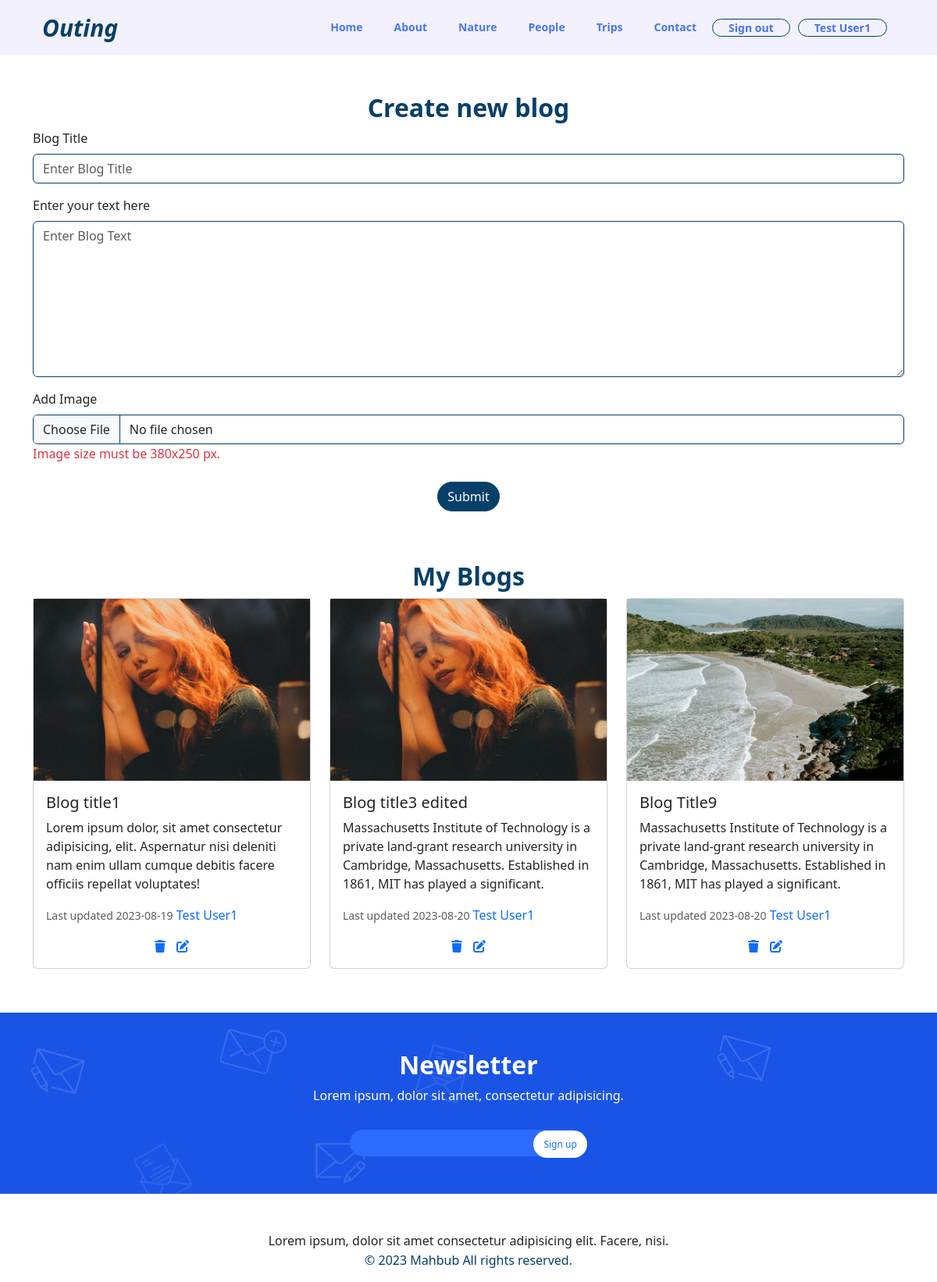
The page /user.php (signed in) on the database its author committed.
### tables this page shows
CREATE TABLE `blogs` (
  `id` int(50) NOT NULL,
  `username` varchar(255) NOT NULL,
  `curDate` date NOT NULL,
  `blgTitle` varchar(255) NOT NULL,
  `blgText` varchar(255) NOT NULL,
  `blgImg` varchar(255) NOT NULL
);

### user.php (the view, shortened to what this page needs)
<?php
include("dataconfig.php");
$username=isset($_SESSION['username'])?$_SESSION['username']:"";
$selectBlogs = "SELECT * FROM blogs";
$connection -> query($selectBlogs);
$resultBlogs = $connection -> query($selectBlogs);
?>
<!doctype html>
<html lang="en">
<head>
  <link rel="stylesheet" href="css/user.css">
  <link href="https://cdn.jsdelivr.net/npm/bootstrap@5.3.1/dist/css/bootstrap.min.css" rel="stylesheet"
>
  <link rel="stylesheet" href="https://cdnjs.cloudflare.com/ajax/libs/font-awesome/6.4.2/css/all.min.css"
 />
</head>
<body>
  <header>
    <div class="container">
      <nav class="navbar navbar-expand-lg static-top">
        <div class="container">
          <a class="navbar-brand logo" href="index.php">
            Outing
          </a>
          <div class="collapse navbar-collapse menu" id="navbarSupportedContent">
            <ul class="navbar-nav ms-auto">
              <li class="nav-item">
                <a class="nav-link active" aria-current="page" href="index.php">Home</a>
              </li>
              <li class="nav-item">
                <a class="nav-link" href="#">About</a>
              </li>
              <li class="nav-item">
                <a class="nav-link" href="#">Nature</a>
              </li>
              <li class="nav-item">
                <a class="nav-link" href="#">People</a>
              </li>
              <li class="nav-item">
                <a class="nav-link" href="#">Trips</a>
              </li>
              <li class="nav-item">
                <a class="nav-link" href="#">Contact</a>
              </li>
              <li class="nav-item r_g_btn">
                <a class="nav-link " href="signout.php">Sign out</a>
              </li>
              <li class="nav-item r_g_btn">
                <a class="nav-link" href="#"><?php echo $username; ?></a>
              </li>
            </ul>
          </div>
        </div>
      </nav>
    </div>
  </header>
  <section class="container">
    <div class="row mt-5 mb-5">
      <div class="col-md-12 text-center">
        <h2 class="cardH2">Create new blog</h2>
      </div>
      <div class="col-md-12 newBlog">
       <form action="user.php" method="POST" enctype="multipart/form-data">
        <div class="mb-3">
          <label for="blgTitle" class="form-label">Blog Title</label>
          <input class="form-control" name="blgTitle" id="blgTitle" placeholder="Enter Blog Title" required></input>
        </div>
        <div class="mb-3">
          <label for="blgText" class="form-label">Enter your text here</label>
          <textarea class="form-control" name="blgText" id="blgText" placeholder="Enter Blog Text" maxlength="150" required></textarea>
        </div>
        <div class="mb-3">
          <label for="img" class="form-label">Add Image</label>
          <input type="file" class="form-control" id="img" name="blgImg" aria-label="file example" accept="image/*" required>
          <label for="img" class="form-label text-danger">Image size must be 380x250 px.</label>
        </div>
        <div class="mb-3 text-center">
          <button name="uploadBlog" class="btn" type="submit">Submit</button>
        </div>
      </form>
    </div>
  </div>
</section>
<section class="container">
  <div class="row mt-5 mb-5">
    <div class="col-md-12 text-center">
      <h2 class="cardH2">My Blogs</h2>
    </div>
    <?php while ($blog = $resultBlogs -> fetch_assoc()) {?>
      <?php if ($username == $blog['username']) {?>
     <div class="col-md-4 col-12 mb-2">
      <div class="card">
        <img src="images/<?php echo $blog['blgImg'] ?>" class="img-fluid" alt="...">
        <div class="card-body">
          <h5 class="card-title"><?php echo $blog['blgTitle'] ?></h5>
          <p class="card-text"><?php echo $blog['blgText'] ?></p>
          <p class="card-text">
            <small class="text-muted">Last updated <?php echo $blog['curDate'] ?></small>
            <span class="text-primary"><?php echo $blog['username']?></span>
          </p>
          <div class="text-center">
            <a onclick="return comfirm('Are you sure?')" class="delButton" title="Delete" href="user.php?del_id=<?php echo $blog['id'];?>& blgImg=<?php echo $blog['blgImg'] ?>"><i class="fa-solid fa-trash"></i></a>
            <a class="EditButton" href="editblog.php?id=<?php echo $blog['id']; ?>" title="Edit"><i class="fa-solid fa-pen-to-square"></i></a>
          </div>
        </div>
      </div>
    </div>
  <?php } ?>
  <?php } ?>
</div>
</section>
<section>
  <div class="row newsLetter mt-5 mb-5">
    <div class="col-md-12 text-center text-white mt-5 NLheading">
      <h2>Newsletter</h2>
      <p>Lorem ipsum, dolor sit amet, consectetur adipisicing.</p>
    </div>
    <div class="col-md-12 text-center mt-3 mb-5 NLform">
      <input type="text" name="">
      <a href="signup.php">Sign up</a>
    </div>
  </div>
</section>
<footer>
  <div class="row text-center">
    <p>Lorem ipsum, dolor sit amet consectetur adipisicing elit. Facere, nisi.</p>
    <p>© 2023 Mahbub All rights reserved.</p>
  </div>
</footer>
</body>
</html>

### css/user.css (style rules this page uses)
html { scroll-behavior: smooth; }
body { font-family: 'Roboto', sans-serif; margin: 0; padding: 0; }
header { background-color: #f2f1fd; }
.logo { font-size: 30px !important; font-weight: 800; font-style: italic; color: #063f69 !important; }
.menu { display: flex; float: right; }
.menu ul li a { font-size: 14px; font-weight: 600; color: #4876ec !important; padding: 0 20px !important; transition: .5s; }
.r_g_btn { border: 1px solid #063f69 !important; border-radius: 20px; margin-right: 10px !important; }
.newBlog textarea { height: 200px !important; border-color: #063f69 !important; }
.newBlog input { border-color: #063f69 !important; }
.newBlog button { color: #ffffff !important; background-color: #063f69 !important; border-color: #063f69 !important; border-radius: 20px; }
.cardH2 { font-weight: 800 !important; color: #063f69 !important; }
.delButton { margin-right: 5px; transition: 0.5s; }
.EditButton { margin-left: 5px; transition: 0.5s; }
.newsLetter { background-image: url("../images/newsletter.jpg"); background: cover; background-repeat: no-repeat; }
.NLheading h2 { font-weight: 800; }
.NLform input { background: #2c6cff; border:none; border-radius: 20px; padding: 5px; width: 300px }
.NLform a { font-size: 12px; background: #ffffff; border-radius: 20px; text-decoration: none; padding: 9px 13px; margin-left: -69px }
footer div p:last-child { color: #063f69; margin-top: -15px }

### rows shown on the page
blogs: blgImg (picture), blgTitle "Blog title1", blgText "Lorem ipsum dolor, sit amet consectetur adipisicing, elit. Aspernatur nisi deleniti nam enim ullam cumque debitis facere officiis repellat voluptates!", curDate "2023-08-19", username "Test User1"
blogs: blgImg (picture), blgTitle "Blog title3 edited", blgText "Massachusetts Institute of Technology is a private land-grant research university in Cambridge, Massachusetts. Established in 1861, MIT has played a significant.", curDate "2023-08-20", username "Test User1"
blogs: blgImg (picture), blgTitle "Blog Title9", blgText "Massachusetts Institute of Technology is a private land-grant research university in Cambridge, Massachusetts. Established in 1861, MIT has played a significant.", curDate "2023-08-20", username "Test User1"

### other values the page prints
$username "Test User1"
